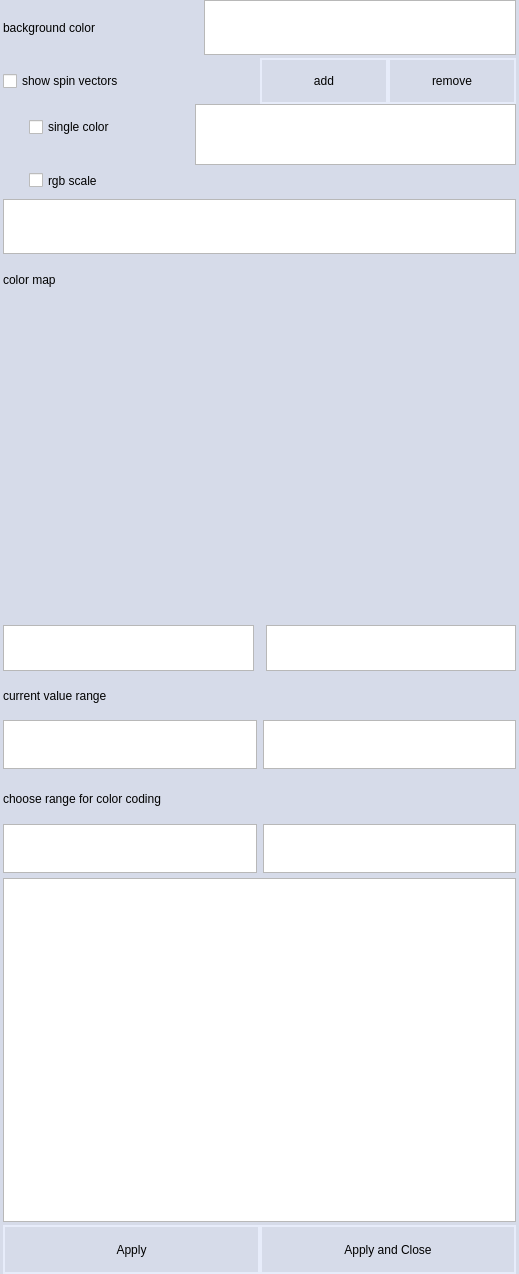
<?xml version="1.0" encoding="UTF-8"?>
<ui version="4.0">
 <class>Colors</class>
 <widget class="QDialog" name="Colors">
  <property name="geometry">
   <rect>
    <x>0</x>
    <y>0</y>
    <width>519</width>
    <height>1274</height>
   </rect>
  </property>
  <property name="windowTitle">
   <string>Colors</string>
  </property>
  <property name="styleSheet">
   <string notr="true">QDialog{
background: rgb(214, 219, 233,255);
}

QListView{
background: rgb(214, 219, 233,255);
border: 2px solid rgb(231, 236, 250, 255);
}

QPushButton:hover{
background: rgb(255, 255, 191,255);
border:  2px solid rgb(255, 170, 0,255);
}

QPushButton{
border:  2px solid rgb(231, 236, 250, 255);;
background: rgb(214, 219, 233,255);
}


QHeaderView::section{
background-color: rgb(235, 241, 255, 255);
}
</string>
  </property>
  <layout class="QGridLayout" name="gridLayout_2">
   <property name="leftMargin">
    <number>3</number>
   </property>
   <property name="topMargin">
    <number>0</number>
   </property>
   <property name="rightMargin">
    <number>3</number>
   </property>
   <property name="bottomMargin">
    <number>0</number>
   </property>
   <property name="horizontalSpacing">
    <number>10</number>
   </property>
   <item row="0" column="0">
    <layout class="QVBoxLayout" name="verticalLayout_9" stretch="50,2">
     <property name="spacing">
      <number>3</number>
     </property>
     <property name="topMargin">
      <number>0</number>
     </property>
     <property name="bottomMargin">
      <number>0</number>
     </property>
     <item>
      <layout class="QHBoxLayout" name="horizontalLayout_11" stretch="8">
       <property name="spacing">
        <number>60</number>
       </property>
       <item>
        <layout class="QVBoxLayout" name="verticalLayout_4" stretch="2,5,2,35">
         <property name="spacing">
          <number>3</number>
         </property>
         <item>
          <layout class="QHBoxLayout" name="horizontalLayout_14" stretch="5,8">
           <property name="topMargin">
            <number>0</number>
           </property>
           <property name="bottomMargin">
            <number>0</number>
           </property>
           <item>
            <widget class="QLabel" name="labelBackgroundColor">
             <property name="sizePolicy">
              <sizepolicy hsizetype="Ignored" vsizetype="Ignored">
               <horstretch>0</horstretch>
               <verstretch>0</verstretch>
              </sizepolicy>
             </property>
             <property name="text">
              <string>background color</string>
             </property>
            </widget>
           </item>
           <item>
            <widget class="CustomTableWidget" name="tableWidgetBackgroundColor">
             <property name="sizePolicy">
              <sizepolicy hsizetype="Ignored" vsizetype="Ignored">
               <horstretch>0</horstretch>
               <verstretch>0</verstretch>
              </sizepolicy>
             </property>
            </widget>
           </item>
          </layout>
         </item>
         <item>
          <layout class="QVBoxLayout" name="verticalLayout_3" stretch="1,2">
           <property name="spacing">
            <number>0</number>
           </property>
           <item>
            <layout class="QHBoxLayout" name="horizontalLayout_4" stretch="2,1,1">
             <property name="spacing">
              <number>0</number>
             </property>
             <item>
              <widget class="QCheckBox" name="checkBoxSpinVectors">
               <property name="sizePolicy">
                <sizepolicy hsizetype="Ignored" vsizetype="Ignored">
                 <horstretch>0</horstretch>
                 <verstretch>0</verstretch>
                </sizepolicy>
               </property>
               <property name="text">
                <string>show spin vectors</string>
               </property>
              </widget>
             </item>
             <item>
              <widget class="QPushButton" name="pushButton_addSpins">
               <property name="sizePolicy">
                <sizepolicy hsizetype="Ignored" vsizetype="Ignored">
                 <horstretch>0</horstretch>
                 <verstretch>0</verstretch>
                </sizepolicy>
               </property>
               <property name="text">
                <string>add</string>
               </property>
              </widget>
             </item>
             <item>
              <widget class="QPushButton" name="pushButton_removeSpins">
               <property name="sizePolicy">
                <sizepolicy hsizetype="Ignored" vsizetype="Ignored">
                 <horstretch>0</horstretch>
                 <verstretch>0</verstretch>
                </sizepolicy>
               </property>
               <property name="text">
                <string>remove</string>
               </property>
              </widget>
             </item>
            </layout>
           </item>
           <item>
            <layout class="QHBoxLayout" name="horizontalLayout_3" stretch="1,19">
             <item>
              <spacer name="horizontalSpacer_2">
               <property name="orientation">
                <enum>Qt::Horizontal</enum>
               </property>
               <property name="sizeType">
                <enum>QSizePolicy::Ignored</enum>
               </property>
               <property name="sizeHint" stdset="0">
                <size>
                 <width>40</width>
                 <height>20</height>
                </size>
               </property>
              </spacer>
             </item>
             <item>
              <layout class="QVBoxLayout" name="verticalLayout_2" stretch="2,1">
               <property name="spacing">
                <number>0</number>
               </property>
               <item>
                <layout class="QHBoxLayout" name="horizontalLayout" stretch="2,4">
                 <property name="spacing">
                  <number>5</number>
                 </property>
                 <item>
                  <layout class="QVBoxLayout" name="verticalLayout" stretch="3,1">
                   <item>
                    <widget class="QCheckBox" name="checkBoxSpinVectorSingleColor">
                     <property name="sizePolicy">
                      <sizepolicy hsizetype="Ignored" vsizetype="Ignored">
                       <horstretch>0</horstretch>
                       <verstretch>0</verstretch>
                      </sizepolicy>
                     </property>
                     <property name="text">
                      <string>single color</string>
                     </property>
                    </widget>
                   </item>
                   <item>
                    <spacer name="verticalSpacer">
                     <property name="orientation">
                      <enum>Qt::Vertical</enum>
                     </property>
                     <property name="sizeType">
                      <enum>QSizePolicy::Ignored</enum>
                     </property>
                     <property name="sizeHint" stdset="0">
                      <size>
                       <width>20</width>
                       <height>40</height>
                      </size>
                     </property>
                    </spacer>
                   </item>
                  </layout>
                 </item>
                 <item>
                  <widget class="CustomTableWidget" name="tableWidgetSpinColor">
                   <property name="sizePolicy">
                    <sizepolicy hsizetype="Ignored" vsizetype="Ignored">
                     <horstretch>0</horstretch>
                     <verstretch>0</verstretch>
                    </sizepolicy>
                   </property>
                  </widget>
                 </item>
                </layout>
               </item>
               <item>
                <layout class="QHBoxLayout" name="horizontalLayout_2" stretch="2,1">
                 <item>
                  <widget class="QCheckBox" name="checkBoxSpinVectorRGB">
                   <property name="sizePolicy">
                    <sizepolicy hsizetype="Ignored" vsizetype="Ignored">
                     <horstretch>0</horstretch>
                     <verstretch>0</verstretch>
                    </sizepolicy>
                   </property>
                   <property name="text">
                    <string>rgb scale</string>
                   </property>
                  </widget>
                 </item>
                 <item>
                  <spacer name="horizontalSpacer">
                   <property name="orientation">
                    <enum>Qt::Horizontal</enum>
                   </property>
                   <property name="sizeType">
                    <enum>QSizePolicy::Ignored</enum>
                   </property>
                   <property name="sizeHint" stdset="0">
                    <size>
                     <width>258</width>
                     <height>20</height>
                    </size>
                   </property>
                  </spacer>
                 </item>
                </layout>
               </item>
              </layout>
             </item>
            </layout>
           </item>
          </layout>
         </item>
         <item>
          <widget class="CustomTableWidget" name="tableWidget_SpinMesh">
           <property name="sizePolicy">
            <sizepolicy hsizetype="Ignored" vsizetype="Ignored">
             <horstretch>0</horstretch>
             <verstretch>0</verstretch>
            </sizepolicy>
           </property>
          </widget>
         </item>
         <item>
          <layout class="QVBoxLayout" name="verticalLayout_11" stretch="1,7,1,12">
           <property name="spacing">
            <number>0</number>
           </property>
           <property name="bottomMargin">
            <number>0</number>
           </property>
           <item>
            <layout class="QHBoxLayout" name="horizontalLayout_5">
             <item>
              <widget class="QLabel" name="label">
               <property name="sizePolicy">
                <sizepolicy hsizetype="Ignored" vsizetype="Ignored">
                 <horstretch>0</horstretch>
                 <verstretch>0</verstretch>
                </sizepolicy>
               </property>
               <property name="text">
                <string>color map</string>
               </property>
              </widget>
             </item>
             <item>
              <spacer name="horizontalSpacer_4">
               <property name="orientation">
                <enum>Qt::Horizontal</enum>
               </property>
               <property name="sizeType">
                <enum>QSizePolicy::Ignored</enum>
               </property>
               <property name="sizeHint" stdset="0">
                <size>
                 <width>40</width>
                 <height>20</height>
                </size>
               </property>
              </spacer>
             </item>
            </layout>
           </item>
           <item>
            <layout class="QHBoxLayout" name="horizontalLayout_10" stretch="200,1">
             <property name="spacing">
              <number>0</number>
             </property>
             <property name="rightMargin">
              <number>0</number>
             </property>
             <property name="bottomMargin">
              <number>0</number>
             </property>
             <item>
              <layout class="QGridLayout" name="gridLayoutColorMapItems">
               <property name="bottomMargin">
                <number>0</number>
               </property>
              </layout>
             </item>
             <item>
              <spacer name="verticalSpacer_2">
               <property name="orientation">
                <enum>Qt::Vertical</enum>
               </property>
               <property name="sizeType">
                <enum>QSizePolicy::Ignored</enum>
               </property>
               <property name="sizeHint" stdset="0">
                <size>
                 <width>20</width>
                 <height>40</height>
                </size>
               </property>
              </spacer>
             </item>
            </layout>
           </item>
           <item>
            <layout class="QHBoxLayout" name="horizontalLayout_13" stretch="1,1">
             <property name="spacing">
              <number>12</number>
             </property>
             <property name="topMargin">
              <number>0</number>
             </property>
             <item>
              <widget class="CustomTableWidget" name="tableWidgetMTheta">
               <property name="sizePolicy">
                <sizepolicy hsizetype="Ignored" vsizetype="Ignored">
                 <horstretch>0</horstretch>
                 <verstretch>0</verstretch>
                </sizepolicy>
               </property>
              </widget>
             </item>
             <item>
              <widget class="CustomTableWidget" name="tableWidgetMPhi">
               <property name="sizePolicy">
                <sizepolicy hsizetype="Ignored" vsizetype="Ignored">
                 <horstretch>0</horstretch>
                 <verstretch>0</verstretch>
                </sizepolicy>
               </property>
              </widget>
             </item>
            </layout>
           </item>
           <item>
            <layout class="QVBoxLayout" name="verticalLayout_6" stretch="2,2,7">
             <property name="spacing">
              <number>5</number>
             </property>
             <property name="topMargin">
              <number>0</number>
             </property>
             <property name="bottomMargin">
              <number>0</number>
             </property>
             <item>
              <layout class="QVBoxLayout" name="verticalLayout_8">
               <property name="spacing">
                <number>0</number>
               </property>
               <property name="bottomMargin">
                <number>0</number>
               </property>
               <item>
                <layout class="QHBoxLayout" name="horizontalLayout_6">
                 <item>
                  <widget class="QLabel" name="labelCurrentValueRange">
                   <property name="text">
                    <string>current value range</string>
                   </property>
                  </widget>
                 </item>
                 <item>
                  <spacer name="horizontalSpacer_5">
                   <property name="orientation">
                    <enum>Qt::Horizontal</enum>
                   </property>
                   <property name="sizeHint" stdset="0">
                    <size>
                     <width>178</width>
                     <height>20</height>
                    </size>
                   </property>
                  </spacer>
                 </item>
                </layout>
               </item>
               <item>
                <layout class="QHBoxLayout" name="horizontalLayout_7">
                 <item>
                  <widget class="CustomTableWidget" name="tableWidgetCurrentMin">
                   <property name="sizePolicy">
                    <sizepolicy hsizetype="Ignored" vsizetype="Ignored">
                     <horstretch>0</horstretch>
                     <verstretch>0</verstretch>
                    </sizepolicy>
                   </property>
                  </widget>
                 </item>
                 <item>
                  <widget class="CustomTableWidget" name="tableWidgetCurrentMax">
                   <property name="sizePolicy">
                    <sizepolicy hsizetype="Ignored" vsizetype="Ignored">
                     <horstretch>0</horstretch>
                     <verstretch>0</verstretch>
                    </sizepolicy>
                   </property>
                  </widget>
                 </item>
                </layout>
               </item>
              </layout>
             </item>
             <item>
              <layout class="QVBoxLayout" name="verticalLayout_7" stretch="1,1">
               <property name="spacing">
                <number>0</number>
               </property>
               <property name="bottomMargin">
                <number>0</number>
               </property>
               <item>
                <layout class="QHBoxLayout" name="horizontalLayout_8">
                 <item>
                  <widget class="QLabel" name="labelChooseRange">
                   <property name="text">
                    <string>choose range for color coding</string>
                   </property>
                  </widget>
                 </item>
                 <item>
                  <spacer name="horizontalSpacer_6">
                   <property name="orientation">
                    <enum>Qt::Horizontal</enum>
                   </property>
                   <property name="sizeHint" stdset="0">
                    <size>
                     <width>40</width>
                     <height>20</height>
                    </size>
                   </property>
                  </spacer>
                 </item>
                </layout>
               </item>
               <item>
                <layout class="QHBoxLayout" name="horizontalLayout_9">
                 <item>
                  <widget class="CustomTableWidget" name="tableWidgetChosenMin">
                   <property name="sizePolicy">
                    <sizepolicy hsizetype="Ignored" vsizetype="Ignored">
                     <horstretch>0</horstretch>
                     <verstretch>0</verstretch>
                    </sizepolicy>
                   </property>
                  </widget>
                 </item>
                 <item>
                  <widget class="CustomTableWidget" name="tableWidgetChosenMax">
                   <property name="sizePolicy">
                    <sizepolicy hsizetype="Ignored" vsizetype="Ignored">
                     <horstretch>0</horstretch>
                     <verstretch>0</verstretch>
                    </sizepolicy>
                   </property>
                  </widget>
                 </item>
                </layout>
               </item>
              </layout>
             </item>
             <item>
              <layout class="QVBoxLayout" name="verticalLayout_5" stretch="9">
               <property name="spacing">
                <number>0</number>
               </property>
               <item>
                <widget class="CustomTableWidget" name="tableWidgetColorMap">
                 <property name="sizePolicy">
                  <sizepolicy hsizetype="Ignored" vsizetype="Ignored">
                   <horstretch>0</horstretch>
                   <verstretch>0</verstretch>
                  </sizepolicy>
                 </property>
                </widget>
               </item>
              </layout>
             </item>
            </layout>
           </item>
          </layout>
         </item>
        </layout>
       </item>
      </layout>
     </item>
     <item>
      <layout class="QHBoxLayout" name="horizontalLayout_12">
       <property name="spacing">
        <number>0</number>
       </property>
       <property name="leftMargin">
        <number>0</number>
       </property>
       <property name="topMargin">
        <number>0</number>
       </property>
       <item>
        <widget class="QPushButton" name="pushButtonApply">
         <property name="sizePolicy">
          <sizepolicy hsizetype="Ignored" vsizetype="Ignored">
           <horstretch>0</horstretch>
           <verstretch>0</verstretch>
          </sizepolicy>
         </property>
         <property name="text">
          <string>Apply</string>
         </property>
        </widget>
       </item>
       <item>
        <widget class="QPushButton" name="pushButtonOk">
         <property name="sizePolicy">
          <sizepolicy hsizetype="Ignored" vsizetype="Ignored">
           <horstretch>0</horstretch>
           <verstretch>0</verstretch>
          </sizepolicy>
         </property>
         <property name="text">
          <string>Apply and Close</string>
         </property>
        </widget>
       </item>
      </layout>
     </item>
    </layout>
   </item>
  </layout>
 </widget>
 <layoutdefault spacing="6" margin="11"/>
 <customwidgets>
  <customwidget>
   <class>CustomTableWidget</class>
   <extends>QTableWidget</extends>
   <header>CustomTableWidget.h</header>
  </customwidget>
 </customwidgets>
 <resources/>
 <connections/>
 <slots>
  <slot>on_change_in_spin_color_table_widget(int,int)</slot>
  <slot>on_change_in_color_map_table_widget(int,int)</slot>
  <slot>on_apply_and_close_button()</slot>
  <slot>on_apply_button()</slot>
 </slots>
</ui>
